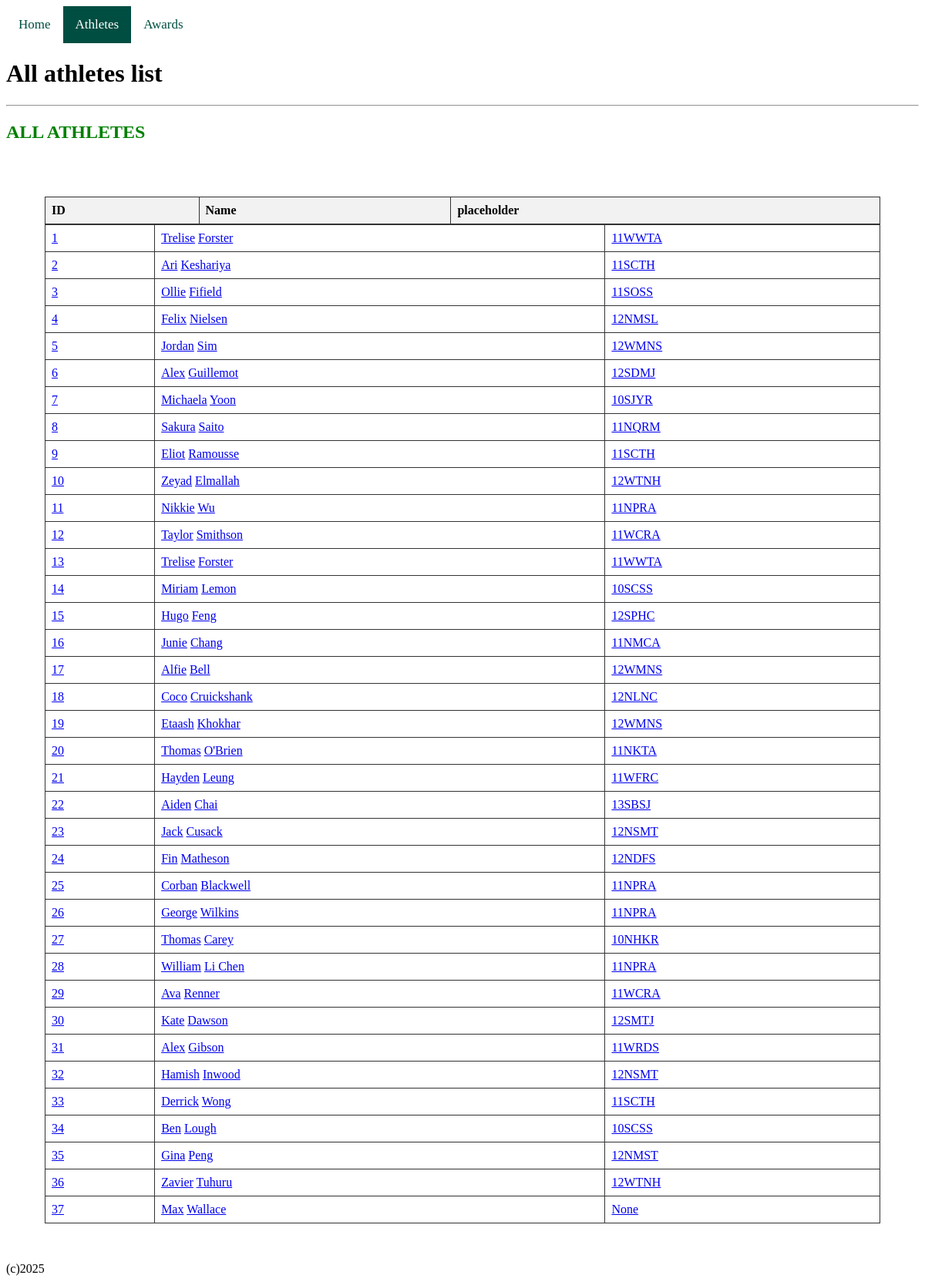
The app's page /all_athletes with its own data.
### tables this page shows
CREATE TABLE athlete (athlete_id INTEGER PRIMARY KEY NOT NULL, firstname TEXT NOT NULL, lastname TEXT NOT NULL, formclass TEXT);

### flaskimport.py (the view)
@app.route("/all_athletes")
def all_athletes():
    db = get_db()
    cursor = db.execute('SELECT * FROM athlete')
    athletes = cursor.fetchall()
    db.close()
    return render_template('all_athletes.html', title='ALL ATHLETES', athletes=athletes)

### flaskimport.py (called while the page is built)
def get_db():
    db = getattr(g, '_database', None)
    if db is None:
        db = g._database = sqlite3.connect('BHS_sport_history_database.db')
        db.row_factory = sqlite3.Row
        c = db.cursor()
        c.execute('''CREATE TABLE IF NOT EXISTS athlete (
                        athlete_id INTEGER PRIMARY KEY
                                        NOT NULL,
                        firstname  TEXT    NOT NULL,
                        lastname   TEXT    NOT NULL,
                        formclass  TEXT
                    )''')
        db.commit()
    return db

### templates/all_athletes.html
{% extends "layout.html" %}
{% block content %}
<div class="topnav">
  <a href="/">Home</a>
  <a class="active" href="/athletes">Athletes</a>
  <a href="/athletes">Awards</a>
</div>
  <h1>All athletes list</h1>
  <hr>
  <h2 style="color:green;">ALL ATHLETES</h2>
<div class="table">
  <table>
    <thead>
      <tr>
        <th>ID</th>
        <th>Name</th>
        <th>placeholder</th>
      </tr>
    </thead>
  </table>
  <table>
  {% for athlete in athletes %}
    <tbody>
        <tr>
        <td>
          <a href="player/{{ athlete[0] }}">{{ athlete[0] }}</a>
        </td>
        <td>
          <a href="player/{{ athlete[0] }}">{{ athlete[1] }}</a>
          <a href="player/{{ athlete[0] }}">{{ athlete[2] }}</a>
        </td>
        <td>
          <a href="player/{{ athlete[0] }}">{{ athlete[3] }}</a>
        </td>
      </tr>
    </tbody>
  {% endfor %}
  </table>
</div>
{% endblock %}

### templates/layout.html (shortened to what this page needs)
<!DOCTYPE html>
<!DOCTYPE html>
<html lang="en">
<head>
    <link rel="stylesheet" href="{{ url_for('static', filename='style.css') }}">
</head>
<body>
    {% block content %}{% endblock %}
</body>
<footer>(c)2025</footer>
</html>

### static/style.css (style rules this page uses)
body { background-color: white; }
.topnav { background-color: rgb(255, 255, 255); overflow: hidden; }
.topnav a { font-family: "Public Sans"; float: left; color: rgb(0, 78, 66); text-align: center; padding: 14px 16px; text-decoration: none; font-size: 17px; transition: background-color .3s; }
.topnav a.active { background-color: rgb(0, 78, 66); color: white; }
table { width: 100%; border-collapse: collapse; }
.table { padding: 50px; }
th, td { border: 1px solid #333; padding: 8px; text-align: left; }
thead { background-color: #f2f2f2; }

### records on screen
athlete: athlete_id "1", firstname "Trelise", lastname "Forster", formclass "11WWTA"
athlete: athlete_id "2", firstname "Ari", lastname "Keshariya", formclass "11SCTH"
athlete: athlete_id "3", firstname "Ollie", lastname "Fifield", formclass "11SOSS"
athlete: athlete_id "4", firstname "Felix", lastname "Nielsen", formclass "12NMSL"
athlete: athlete_id "5", firstname "Jordan", lastname "Sim", formclass "12WMNS"
athlete: athlete_id "6", firstname "Alex", lastname "Guillemot", formclass "12SDMJ"
athlete: athlete_id "7", firstname "Michaela", lastname "Yoon", formclass "10SJYR"
athlete: athlete_id "8", firstname "Sakura", lastname "Saito", formclass "11NQRM"
athlete: athlete_id "9", firstname "Eliot", lastname "Ramousse", formclass "11SCTH"
athlete: athlete_id "10", firstname "Zeyad", lastname "Elmallah", formclass "12WTNH"
athlete: athlete_id "11", firstname "Nikkie", lastname "Wu", formclass "11NPRA"
athlete: athlete_id "12", firstname "Taylor", lastname "Smithson", formclass "11WCRA"
athlete: athlete_id "13", firstname "Trelise", lastname "Forster", formclass "11WWTA"
athlete: athlete_id "14", firstname "Miriam", lastname "Lemon", formclass "10SCSS"
athlete: athlete_id "15", firstname "Hugo", lastname "Feng", formclass "12SPHC"
athlete: athlete_id "16", firstname "Junie", lastname "Chang", formclass "11NMCA"
athlete: athlete_id "17", firstname "Alfie", lastname "Bell", formclass "12WMNS"
athlete: athlete_id "18", firstname "Coco", lastname "Cruickshank", formclass "12NLNC"
athlete: athlete_id "19", firstname "Etaash", lastname "Khokhar", formclass "12WMNS"
athlete: athlete_id "20", firstname "Thomas", lastname "O'Brien", formclass "11NKTA"
athlete: athlete_id "21", firstname "Hayden", lastname "Leung", formclass "11WFRC"
athlete: athlete_id "22", firstname "Aiden", lastname "Chai", formclass "13SBSJ"
athlete: athlete_id "23", firstname "Jack", lastname "Cusack", formclass "12NSMT"
athlete: athlete_id "24", firstname "Fin", lastname "Matheson", formclass "12NDFS"
athlete: athlete_id "25", firstname "Corban", lastname "Blackwell", formclass "11NPRA"
athlete: athlete_id "26", firstname "George", lastname "Wilkins", formclass "11NPRA"
athlete: athlete_id "27", firstname "Thomas", lastname "Carey", formclass "10NHKR"
athlete: athlete_id "28", firstname "William", lastname "Li Chen", formclass "11NPRA"
athlete: athlete_id "29", firstname "Ava", lastname "Renner", formclass "11WCRA"
athlete: athlete_id "30", firstname "Kate", lastname "Dawson", formclass "12SMTJ"
athlete: athlete_id "31", firstname "Alex", lastname "Gibson", formclass "11WRDS"
athlete: athlete_id "32", firstname "Hamish", lastname "Inwood", formclass "12NSMT"
athlete: athlete_id "33", firstname "Derrick", lastname "Wong", formclass "11SCTH"
athlete: athlete_id "34", firstname "Ben", lastname "Lough", formclass "10SCSS"
athlete: athlete_id "35", firstname "Gina", lastname "Peng", formclass "12NMST"
athlete: athlete_id "36", firstname "Zavier", lastname "Tuhuru", formclass "12WTNH"
athlete: athlete_id "37", firstname "Max", lastname "Wallace", athlete "None"
